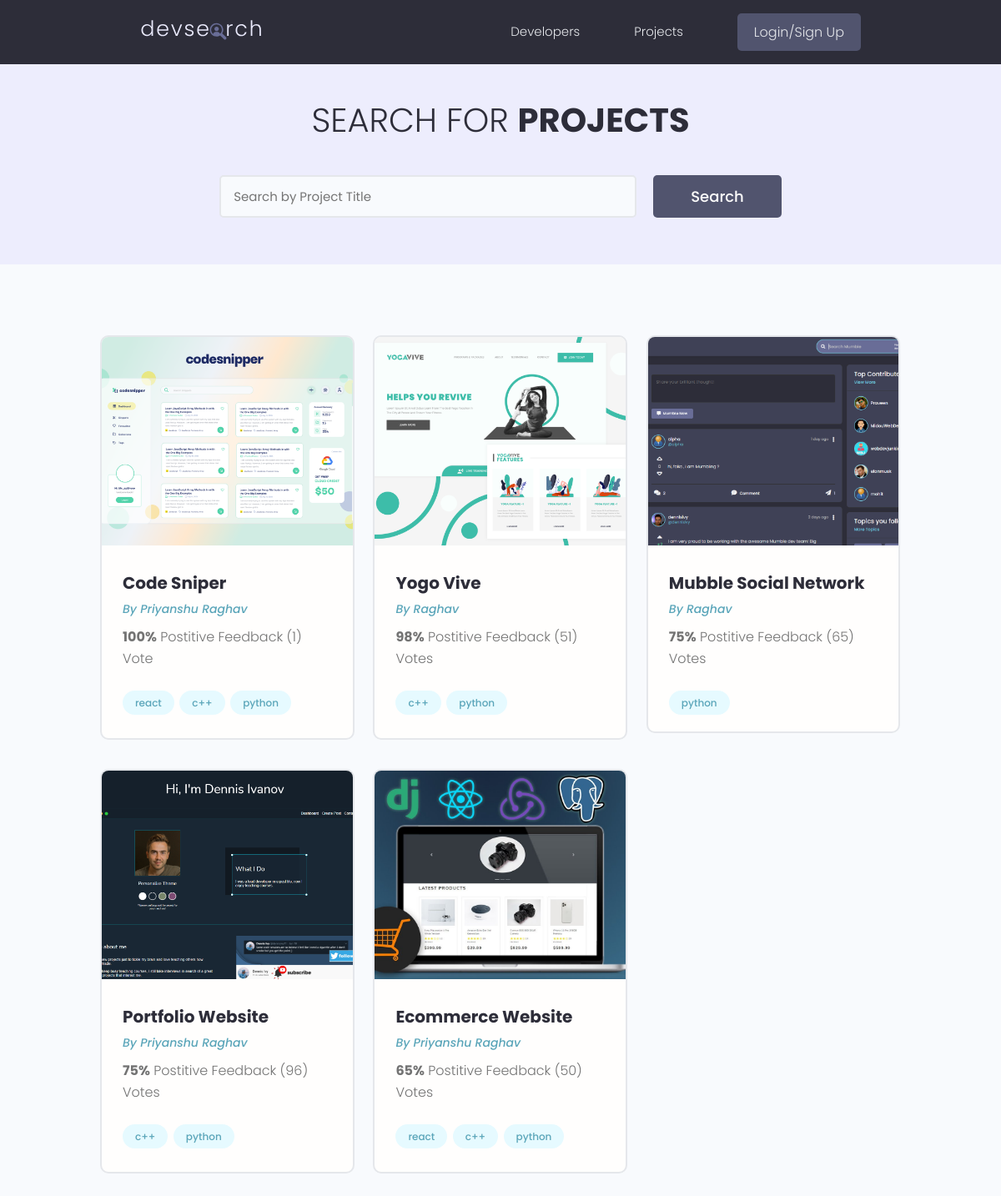
The page /projects/ on the database as committed earlier.
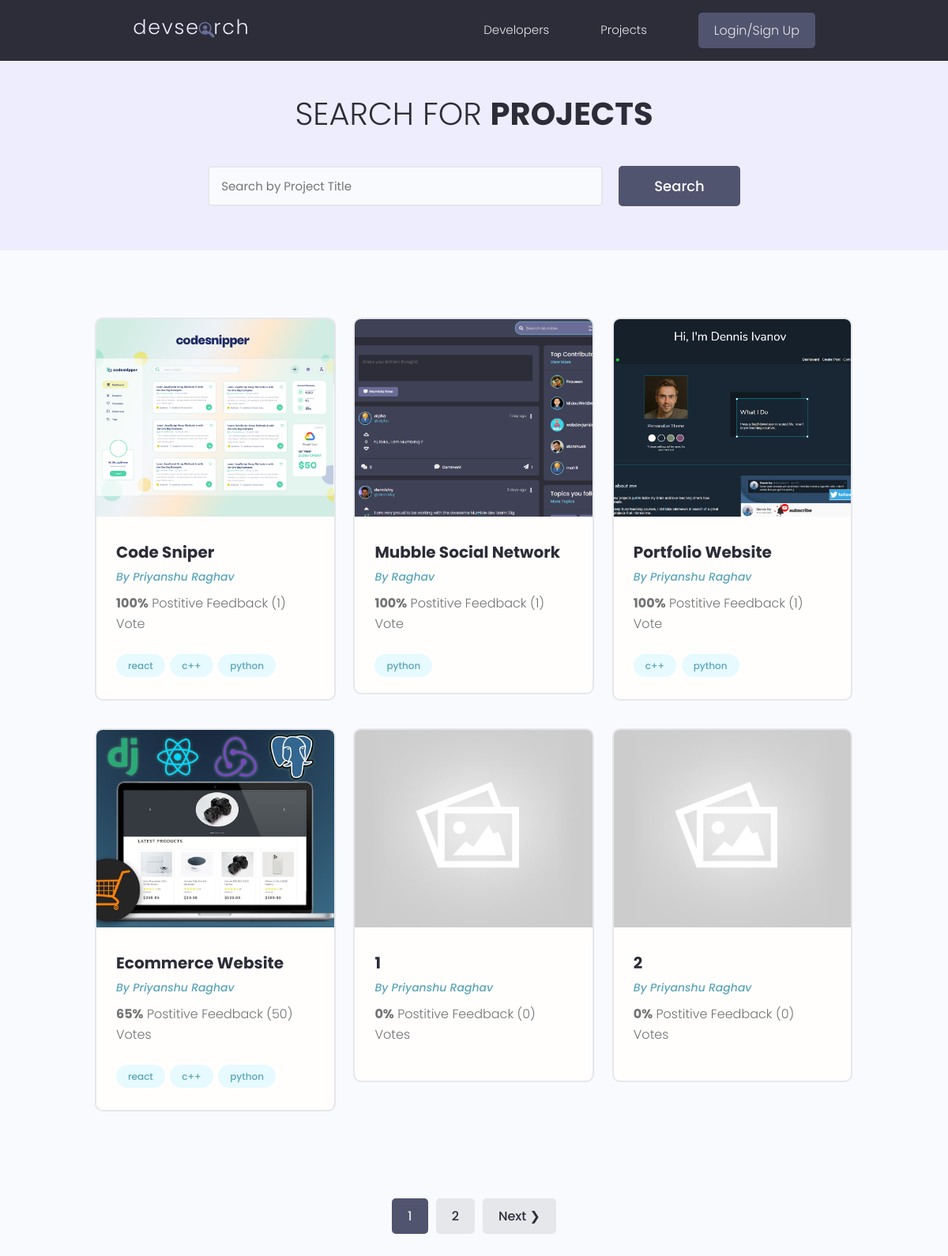
The same page on the database as committed later.
### projects/models.py (models this page shows, shortened)
class Project(models.Model):
    owner=models.ForeignKey(Profile,on_delete=models.CASCADE,null=True,blank=True)
    title=models.CharField(max_length=200)
    description=models.TextField(null=True,blank=True)
    featured_image=models.ImageField(
        null=True,blank=True,default="default.jpg")
    demo_link=models.CharField(max_length=2000,null=True,blank=True)
    source_link=models.CharField(max_length=2000,null=True,blank=True)
    tags=models.ManyToManyField('Tag',blank=True)
    vote_total=models.IntegerField(default=0,null=True,blank=True)
    vote_ratio=models.IntegerField(default=0,null=True,blank=True)
    created=models.DateTimeField(auto_now_add=True)
    id=models.UUIDField(default=uuid.uuid4,unique=True,primary_key=True,editable=False)
    class Meta:
        ordering=['-vote_ratio','vote_total','title']

class Tag(models.Model):
    name=models.CharField(max_length=200)
    created=models.DateTimeField(auto_now_add=True)
    id=models.UUIDField(default=uuid.uuid4,unique=True,primary_key=True,editable=False)
    def __str__(self):
        return self.name

### users/models.py (models this page shows, shortened)
class Profile(models.Model):
    user=models.OneToOneField(User,on_delete=models.CASCADE,null=True,blank=True)
    name=models.CharField(max_length=200,blank=True,null=True)
    email=models.EmailField(max_length=500,blank=True,null=True)
    user_name=models.CharField(max_length=200,blank=True,null=True)
    location=models.CharField(max_length=200,blank=True,null=True)
    short_intro=models.CharField(max_length=200,blank=True,null=True)
    bio=models.TextField(blank=True,null=True)
    profile_image=models.ImageField(null=True,blank=True,upload_to='profiles/',default="profiles/user-default.png")
    social_github=models.CharField(max_length=200,blank=True,null=True)
    social_twitter=models.CharField(max_length=200,blank=True,null=True)
    social_linkedin=models.CharField(max_length=200,blank=True,null=True)
    social_youtube=models.CharField(max_length=200,blank=True,null=True)
    social_website=models.CharField(max_length=200,blank=True,null=True)
    created=models.DateTimeField(auto_created=True,null=True,blank=True)
    id=models.UUIDField(default=uuid.uuid4,unique=True,primary_key=True,editable=False)

### projects/views.py (the view)
# urls.py: path('projects/',include('projects.urls')),
def projects(request):
    projects,search_query=searchProject(request)
    custom_range,projects=paginateProjects(request,projects,6)
    context={'projects':projects,'search_query':search_query,'custom_range':custom_range}
    return render(request,'projects/projects.html',context)

### projects/utils.py (called while the page is built)
def paginateProjects(request,projects,results):
    page=request.GET.get('page')
    paginator=Paginator(projects, results)
    try:
        projects=paginator.page(page)
    except PageNotAnInteger:
        page=1
        projects=paginator.page(page)
    except EmptyPage:
        page=paginator.num_pages
        projects=paginator.page(page)
    leftIndex=(int(page)-4)
    if leftIndex<1:
        leftIndex=1
    rightIndex=(int(page)+5)
    if rightIndex>paginator.num_pages:
        rightIndex=paginator.num_pages+1
    custom_range=range(leftIndex,rightIndex)
    return custom_range,projects

def searchProject(request):
    search_query=''
    if request.GET.get('search_query'):
        search_query = request.GET.get('search_query')
    tags=Tag.objects.filter(name__icontains=search_query)
    projects=Project.objects.distinct().filter(
        Q(title__icontains=search_query) |
        Q(description__icontains=search_query) |
        Q(owner__name__icontains=search_query) |
        Q(tags__in=tags)
    )
    return projects,search_query

### projects/templates/projects/projects.html (shortened to what this page needs)
{% extends 'main.html'%}
{% block content %}
  <main class="projects">
    <section class="hero-section text-center">
      <div class="container container--narrow">
        <div class="hero-section__box">
          <h2>Search for <span>Projects</span></h2>
        </div>
        <div class="hero-section__search">
          <form id='searchForm 'class="form" action="{% url 'projects' %}" method="get">
            <div class="form__field">
              <input class="input input--text" id="formInput#search" type="text" name="search_query"
                placeholder="Search by Project Title" value="{{search_query}}" />
            </div>
            <input class="btn btn--sub btn--lg" type="submit" value="Search" />
          </form>
        </div>
      </div>
    </section>
    <section class="projectsList">
      <div class="container">
        <div class="grid grid--three">
          {%for project in projects %}
          <div class="column">
            <div class="card project">
              <a href="{%url 'project' project.id%}" class="project">
                <img class="project__thumbnail" src="{{project.featured_image.url}}" alt="project thumbnail" />
                <div class="card__body">
                  <h3 class="project__title">{{project.title}}</h3>
                  <p><a class="project__author" href="{%url 'user-profile' project.owner.id%}">By {{project.owner.name}}</a></p>
                  <p class="project--rating">
                    <span style="font-weight: bold;">{{project.vote_ratio}}%</span> Postitive
                    Feedback ({{project.vote_total}}) Vote{{project.vote_total|pluralize:"s"}}
                  </p>
                  <div class="project__tags">
                    {% for tag in project.tags.all %}
                    <span class="tag tag--pill tag--main">
                      <small>{{tag}}</small>
                    </span>
                    {% endfor %}
                  </div>
                </div>
              </a>
            </div>
          </div>
          {% endfor %}
        </div>
      </div>
    </section>
    {% include 'pagination.html' with queryset=projects custom_range=custom_range %}
  </main>
{% endblock content %}

### templates/main.html (shortened to what this page needs)
<!DOCTYPE html>
<html lang="en">
{% load static %}
<head>
  <link
    rel="stylesheet"
    href="https://cdnjs.cloudflare.com/ajax/libs/font-awesome/6.5.0/css/all.min.css"
  />
  <link rel="stylesheet" href="{% static 'uikit/styles/uikit.css' %}" />
  <link rel="stylesheet" href="{% static 'styles/app.css' %}" />
</head>
<body>
  {% include 'navbar.html' %}
  {% block content %}
  {% endblock content %}
</body>
</html>

### templates/navbar.html (shortened to what this page needs)
{% load static %}
  <header class="header">
    <div class="container container--narrow">
      <a href="{% url 'profiles' %}" class="header__logo">
        <img src="{% static 'images/logo.svg' %}" alt="DevSearch Logo" />
      </a>
      <nav class="header__nav">
        <ul class="header__menu">
          <li class="header__menuItem"><a href="{% url 'profiles' %}">Developers</a></li>
          <li class="header__menuItem"><a href="{% url 'projects' %}">Projects</a></li>
          {% if request.user.is_authenticated %}
          <li class="header__menuItem"><a href="{% url 'inbox' %}">Inbox</a></li>
          <li class="header__menuItem"><a href="{% url 'account' %}" >Account</a></li>
          <li class="header__menuItem"><a href="{% url 'logout' %}" class="btn btn--sub">LogOut</a></li>
          {% else %}
          <li class="header__menuItem"><a href="{% url 'login' %}" class="btn btn--sub">Login/Sign Up</a></li>
          {% endif %}
        </ul>
      </nav>
    </div>
  </header>

### templates/pagination.html (shortened to what this page needs)
{% if queryset.has_other_pages %}
    <div class="pagination">
      <ul class="container">
        {% for page in custom_range %}
        {% if page == queryset.number %}
          <li><a href="?page={{page}}" class="btn page-link btn--sub" data-page="{{page}}"> {{page}}</a></li>
        {% else %}
        <li><a href="?page={{page}}" class="btn page-link" data-page="{{page}}"> {{page}}</a></li>
        {% endif %}
        {% endfor %}
        {% if queryset.has_next %}
        <li><a href="?page={{queryset.next_page_number}}" class="btn page-link" data-page="{{queryset.next_page_number}}">Next &#10095;</a></li>
        {% endif %}
      </ul>
    </div>
    {% endif %}

### static/styles/app.css (style rules this page uses)
:root { --color-sub: #2d2d39; }
.btn--sub { background-color: var(--color-sub-light); }
.card { border: 2px solid var(--color-light); }
img { width: 100%; }
.header { position: sticky; z-index: 111; background-color: var(--color-sub); padding: 1.5rem 0; }
.header > .container { display: flex; justify-content: space-between; align-items: center; }
.header__logo > img { height: 3.8rem; }
.header__nav > ul { display: inline-flex; align-items: center; list-style: none; gap: 6.5rem; }
.header__menuItem > a { color: var(--color-light); font-weight: 300; }
.hero-section { height: 40vh; display: flex; align-items: center; background-color: var(--color-sub); }
.hero-section__box { margin-bottom: 4rem; }
.hero-section__box > h2, .hero-section__box > h2 > span { font-size: 4rem; color: var(--color-light); line-height: 1.3; text-transform: uppercase; }
.hero-section__box > h2 { font-weight: 300; }
.hero-section__box > h2 > span { font-weight: 700; }
.hero-section__search > .form { display: flex; align-items: center; justify-content: center; gap: 2rem; }
.hero-section__search > .form input.input--text { width: 50rem; }
.pagination { margin-top: 8rem; margin-bottom: 10rem; }
.pagination > ul { flex-wrap: wrap; list-style: none; display: flex; align-items: center; justify-content: center; gap: 1rem; }
.pagination .btn { color: var(--color-sub); }
.pagination .btn.btn--sub { color: var(--color-light); }
.project__author { font-size: 1.4rem; font-style: italic; }
.project--rating { margin-bottom: 1.6em; margin-top: .5em; }
.projects > .hero-section { background: var(--color-sub-lighter); height: 30vh; }
.projects .hero-section__box { margin-bottom: 2.5rem; }
.projects .hero-section__box > h2 { color: var(--color-sub); }
.projects .hero-section__box > h2 > span { font-weight: 700; color: var(--color-sub); }
.projectsList { margin-top: 8rem; }
.project__thumbnail { height: 25rem; object-fit: cover; object-position: top center; }
.project__title { font-size: 2rem; font-weight: 700; color: var(--color-sub); }

### static/uikit/styles/modules/_variables.css (style rules this page uses)
:root { --color-main: #5aa5b9; --color-main-light: #e6faff; --color-sub: #3f4156; --color-sub-light: #51546e; --color-sub-lighter: #ededfd; --color-text: #737373; --color-gray: #8b8b8b; --color-light: #e5e7eb; --color-light-gray: #767676; --color-bg: #f8fafd; --color-white: #fffefd; --color-white-light: #f3f3f3; --color-success: #359e64; --color-success-bg: #def8e8; --color-error: #fc4b0b; --color-error-bg: #fff2ee; --font-base: 'Poppins', arial, helvetica, 'Segoe UI', roboto, ubuntu, sans-serif; --font-monospace: 'Fira Code', 'Courier New', courier, monospace; --font-regular: 300; --font-medium: 500; --font-bold: 700; --generic-shadow: 1px 1px 5px #00000010; --generic-transition: all 0.3s ease-in-out; }

### static/uikit/styles/modules/_base.css (style rules this page uses)
* { margin: 0; padding: 0; box-sizing: border-box; text-rendering: optimizeLegibility; color: inherit; font-size: inherit; }
html { font-size: 50%; }
@media only screen and (min-width: 480px) { html { font-size: 56.25%; } }
@media only screen and (min-width: 1200px) { html { font-size: 62.5%; } }
body { line-height: 1.6; font-weight: 400; font-size: 1.5rem; color: var(--color-text); background-color: var(--color-bg); min-height: 100vh; }

### static/uikit/styles/modules/_typography.css (style rules this page uses)
* { font-family: var(--font-base); }
h2 { font-size: 3.6rem; font-weight: var(--font-bold); }
h3 { font-size: 3.2rem; font-weight: var(--font-medium); }
p, span, strong { font-size: 1.6rem; color: var(--color-text); font-weight: var(--font-regular); }
a { padding-bottom: 2px; text-decoration: none; display: inline-block; color: var(--color-main); font-weight: var(--font-medium); }

### static/uikit/styles/modules/_utilities.css (style rules this page uses)
.container { width: 92%; max-width: 165rem; margin: 0 auto; box-sizing: border-box; }
.container--narrow { width: 92%; max-width: 120rem; }
@media screen and (min-width: 1000px) { .container { width: 90%; } }
@media screen and (min-width: 1000px) { .container--narrow { width: 85%; } }
@media screen and (min-width: 1200px) { .container { width: 80%; } }
@media screen and (min-width: 1200px) { .container--narrow { width: 72%; } }
.text-center { text-align: center; }

### static/uikit/styles/modules/_card.css (style rules this page uses)
.card { border-radius: 1rem; background-color: var(--color-white); border: 1.5px solid var(--color-light); width: auto; height: auto; margin-top: 0.5rem; margin-bottom: 0.5rem; overflow: hidden; }
.card__body, .card__header { padding: 2rem 2.5rem; }

Rows that differ between the two databases and show on the page:
no longer on this page (row edited): Project: featured_image (picture), title "Yogo Vive", owner.name "Raghav", vote_ratio "98", vote_total "51", Tag (name "c++"), Tag (name "python")
changed Project "Mubble Social Network": vote_ratio "75" → "100"; vote_total "65" → "1"
changed Project "Portfolio Website": vote_ratio "75" → "100"; vote_total "96" → "1"
added Project: featured_image (placeholder picture), title "1", owner.name "Priyanshu Raghav", vote_ratio "0", vote_total "0"
added Project: featured_image (placeholder picture), title "2", owner.name "Priyanshu Raghav", vote_ratio "0", vote_total "0"
Other text that changed with them:
new list line: "1"
new list line: "2"
text now shown: "Next ❯"
